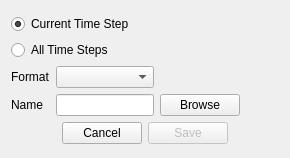
<ui version="4.0" >
 <class>SaveViewAsDialogBase</class>
 <widget class="QDialog" name="SaveViewAsDialogBase" >
  <property name="geometry" >
   <rect>
    <x>0</x>
    <y>0</y>
    <width>290</width>
    <height>158</height>
   </rect>
  </property>
  <property name="windowTitle" >
   <string>Save View As...</string>
  </property>
  <layout class="QGridLayout" >
   <item row="0" column="0" >
    <layout class="QVBoxLayout" >
     <item>
      <layout class="QVBoxLayout" >
       <property name="spacing" >
        <number>6</number>
       </property>
       <property name="leftMargin" >
        <number>0</number>
       </property>
       <property name="topMargin" >
        <number>0</number>
       </property>
       <property name="rightMargin" >
        <number>0</number>
       </property>
       <property name="bottomMargin" >
        <number>0</number>
       </property>
       <item>
        <widget class="QRadioButton" name="d_currentTimeRadioButton" >
         <property name="text" >
          <string>Current Time Step</string>
         </property>
         <property name="checked" >
          <bool>true</bool>
         </property>
        </widget>
       </item>
       <item>
        <widget class="QRadioButton" name="d_allTimeStepsRadioButton" >
         <property name="text" >
          <string>All Time Steps</string>
         </property>
        </widget>
       </item>
      </layout>
     </item>
     <item>
      <layout class="QGridLayout" >
       <property name="leftMargin" >
        <number>0</number>
       </property>
       <property name="topMargin" >
        <number>0</number>
       </property>
       <property name="rightMargin" >
        <number>0</number>
       </property>
       <property name="bottomMargin" >
        <number>0</number>
       </property>
       <property name="horizontalSpacing" >
        <number>6</number>
       </property>
       <property name="verticalSpacing" >
        <number>6</number>
       </property>
       <item row="0" column="1" >
        <widget class="QComboBox" name="d_formatCombo" />
       </item>
       <item row="0" column="0" >
        <widget class="QLabel" name="d_formatLabel" >
         <property name="text" >
          <string>Format</string>
         </property>
         <property name="wordWrap" >
          <bool>false</bool>
         </property>
         <property name="buddy" >
          <cstring>d_formatCombo</cstring>
         </property>
        </widget>
       </item>
       <item row="1" column="2" >
        <widget class="QPushButton" name="d_browseButton" >
         <property name="sizePolicy" >
          <sizepolicy vsizetype="Fixed" hsizetype="Fixed" >
           <horstretch>0</horstretch>
           <verstretch>0</verstretch>
          </sizepolicy>
         </property>
         <property name="text" >
          <string>Browse</string>
         </property>
        </widget>
       </item>
       <item row="1" column="1" >
        <widget class="QLineEdit" name="d_nameEdit" />
       </item>
       <item row="0" column="2" >
        <spacer>
         <property name="orientation" >
          <enum>Qt::Horizontal</enum>
         </property>
         <property name="sizeType" >
          <enum>QSizePolicy::Expanding</enum>
         </property>
         <property name="sizeHint" >
          <size>
           <width>128</width>
           <height>20</height>
          </size>
         </property>
        </spacer>
       </item>
       <item row="1" column="0" >
        <widget class="QLabel" name="d_nameLabel" >
         <property name="text" >
          <string>Name</string>
         </property>
         <property name="wordWrap" >
          <bool>false</bool>
         </property>
         <property name="buddy" >
          <cstring>d_nameEdit</cstring>
         </property>
        </widget>
       </item>
      </layout>
     </item>
     <item>
      <layout class="QHBoxLayout" >
       <property name="spacing" >
        <number>6</number>
       </property>
       <property name="leftMargin" >
        <number>0</number>
       </property>
       <property name="topMargin" >
        <number>0</number>
       </property>
       <property name="rightMargin" >
        <number>0</number>
       </property>
       <property name="bottomMargin" >
        <number>0</number>
       </property>
       <item>
        <spacer>
         <property name="orientation" >
          <enum>Qt::Horizontal</enum>
         </property>
         <property name="sizeType" >
          <enum>QSizePolicy::Expanding</enum>
         </property>
         <property name="sizeHint" >
          <size>
           <width>50</width>
           <height>20</height>
          </size>
         </property>
        </spacer>
       </item>
       <item>
        <widget class="QPushButton" name="d_cancelButton" >
         <property name="text" >
          <string>Cancel</string>
         </property>
         <property name="shortcut" >
          <string/>
         </property>
        </widget>
       </item>
       <item>
        <widget class="QPushButton" name="d_saveButton" >
         <property name="enabled" >
          <bool>false</bool>
         </property>
         <property name="text" >
          <string>Save</string>
         </property>
         <property name="shortcut" >
          <string/>
         </property>
         <property name="default" >
          <bool>true</bool>
         </property>
        </widget>
       </item>
       <item>
        <spacer>
         <property name="orientation" >
          <enum>Qt::Horizontal</enum>
         </property>
         <property name="sizeType" >
          <enum>QSizePolicy::Expanding</enum>
         </property>
         <property name="sizeHint" >
          <size>
           <width>49</width>
           <height>20</height>
          </size>
         </property>
        </spacer>
       </item>
      </layout>
     </item>
    </layout>
   </item>
  </layout>
 </widget>
 <layoutdefault spacing="6" margin="11" />
 <tabstops>
  <tabstop>d_formatCombo</tabstop>
  <tabstop>d_nameEdit</tabstop>
  <tabstop>d_browseButton</tabstop>
  <tabstop>d_cancelButton</tabstop>
  <tabstop>d_saveButton</tabstop>
 </tabstops>
 <resources/>
 <connections/>
</ui>
